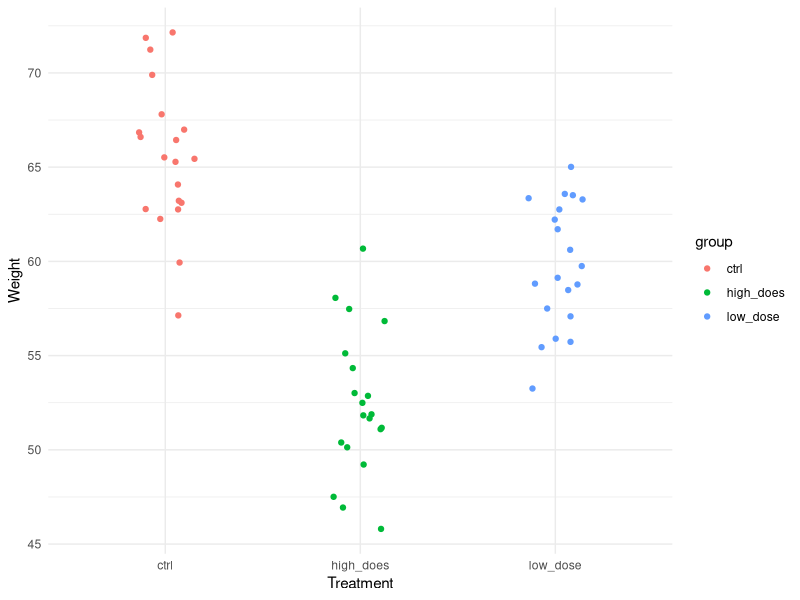
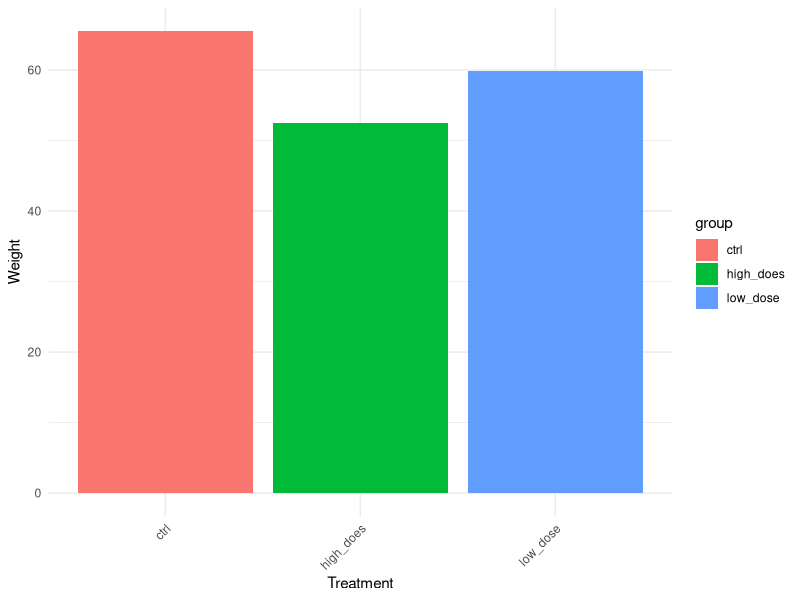
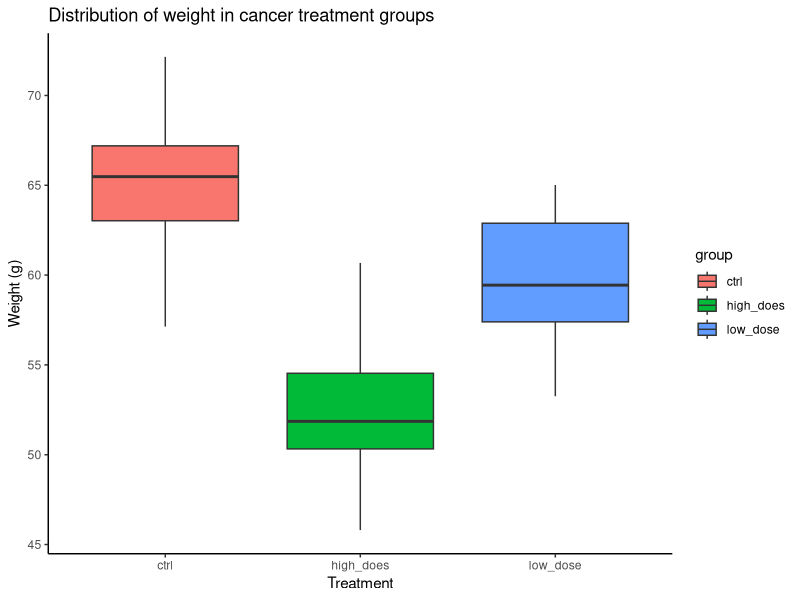

The R source for these figures, in order:
#### Introduction to R - Al-Zghoul Lab, JUST
#### Shadi Shahatit - RA, 2026
# Libraries ---------------------------------------------------------------

# Install packages (run only once if they are not installed)

# install.packages("tidyverse")
# install.packages("ggplot2")
# install.packages("dplyr")
# install.packages("readr")
# install.packages("ggsci")
# install.packages("patchwork")
# install.packages("readxl")
# install.packages("BiocManager")
# or at once:
# install.packages(c("package_name","package_name"))

# Load libraries

library(tidyverse)
library(ggplot2)
library(dplyr)
library(readr)
library(ggsci)
library(patchwork)
library(readxl)

# General Info ------------------------------------------------------------

# <- assigns values to objects (aka, =)
# %>% passes output from one function into the next (aka, pipe |)
# naming convention: use clear short meaningful names, NO spaces, NO start with numbers

# Variables and Structures ------------------------------------------------

# variable types in R

# Atomic types (basic values)
numeric   <- 3.14        # real numbers
integer   <- 5L          # whole numbers
character <- "control"   # text strings
logical   <- TRUE        # TRUE / FALSE

# Data structures (collections of values)
vector  <- c(1, 2, 3)                   # same type, 1D
matrix  <- matrix(1:6, nrow = 2)        # same type, 2D
list    <- list(1, "A", TRUE)           # mixed types, 1D
dataframe <- data.frame(                # mixed types, 2D
  group = c("A", "B"),
  value = c(10, 20))

factor <- factor(c("control", "treated")) # categorical variable with levels

# Common variable: vectors, dataframes, and lists

# dataframes examples

experiment_df <- data.frame(
  group = c("control", "treated_low", "treated_mid", "treated_high"),
  weight = c(62, 58, 54, 64))

str(experiment_df)
head(experiment_df)
mean(experiment_df$weight)
summary(experiment_df)
nrow(experiment_df)
colnames(experiment_df)

# $ selects a column from a dataframe
experiment_df$group
experiment_df[experiment_df$group == "control",]

# Data Structure Example --------------------------------------------

# biological context:
# weight change using different doses of chemotherapy for cancer

# create your own data

set.seed(123)
control <- rnorm(20, mean = 65, sd = 4)          # no treatment
chemo_low <- rnorm(20, mean = 60, sd = 4)        # low-dose chemotherapy
chemo_high <- rnorm(20, mean = 52, sd = 4)       # high-dose chemotherapy
group <- c(
  rep("ctrl", 20),
  rep("low_dose", 20),
  rep("high_does", 20))
weight <- c(control, chemo_low, chemo_high)
example_weight_df <- data.frame(group, weight)

## OR

# load your data from another source (e.g., Excel)

# example_weight_df <- read_excel("file_path.xlsx")

# descriptive statistics

stats <- example_weight_df %>%
  group_by(group) %>%
  summarise(
    mean_weight = mean(weight),
    sd_weight = sd(weight))

# hypothesis testing

# t test

t_test_result <- t.test(
  weight[group == "ctrl"],
  weight[group == "high_does"])

t_test_result

# anova

anova_result <- aov(weight ~ group, data = example_weight_df)
summary(anova_result)

# Visualization ------------------------------------------------------------

# point plot

ggplot(example_weight_df, aes(x = group, y = weight, color = group))+
  geom_point(position = position_jitter(width = 0.15))+
  labs(x = "Treatment", y = "Weight",
       # title = "Individual Measurements Across Treatment Groups"
       )+
  theme_minimal()

# bar plot

ggplot(example_weight_df, aes(x = group, y = weight, fill = group))+
  stat_summary(fun = mean, geom = "bar")+
  labs(x = "Treatment", y = "Weight")+
  theme_minimal()+
  theme(axis.text.x = element_text(angle = 45, hjust = 1))

# box plot

ggplot(example_weight_df, aes(x = group, y = weight, fill = group)) +
  geom_boxplot() +
  labs(
    title = "Distribution of weight in cancer treatment groups",
    x = "Treatment",
    y = "Weight (g)")+
  theme_classic()
